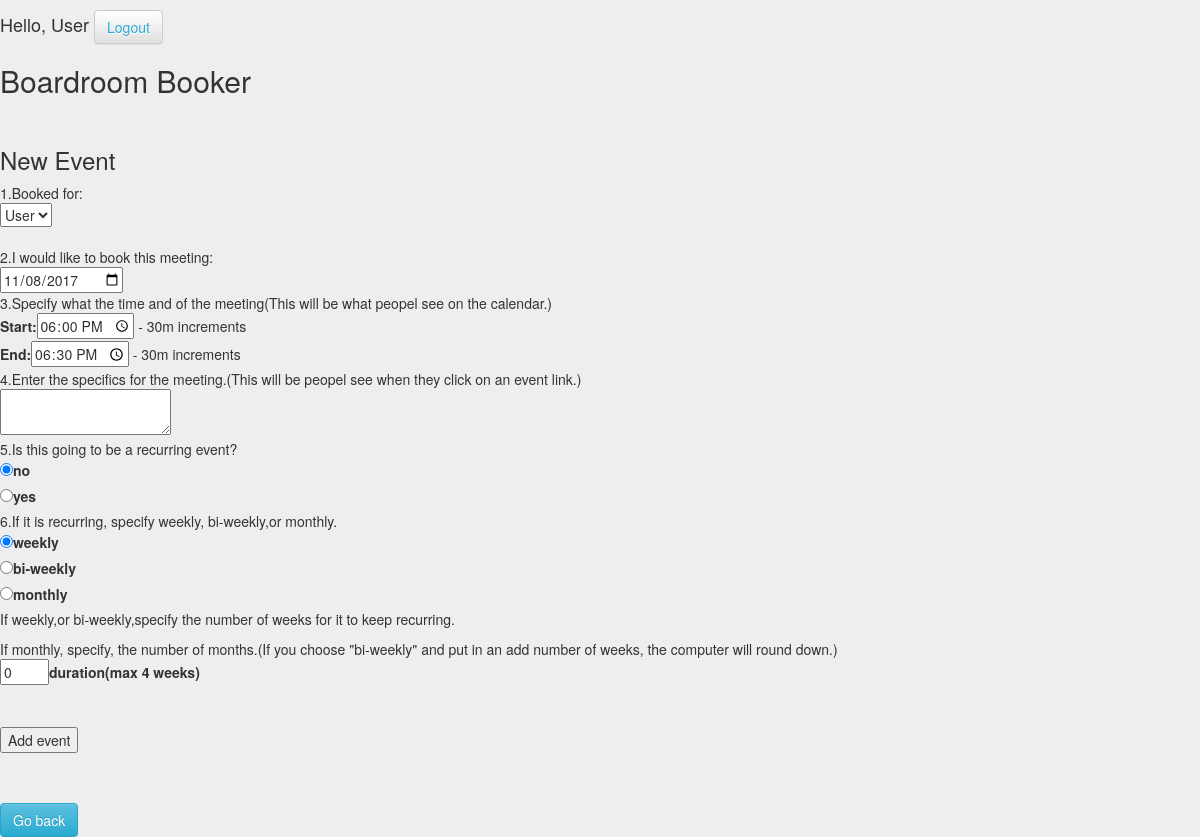
The page /index.php?c=bookit&a=index&room=2 (signed in) on the database its author committed.
### tables this page shows
CREATE TABLE `users` (
  `users_id` int(11) NOT NULL,
  `users_name` varchar(255) NOT NULL,
  `users_login` varchar(255) NOT NULL,
  `users_password` varchar(255) NOT NULL,
  `users_role` int(11) NOT NULL DEFAULT '0' COMMENT '1 - admin, 0 - user'
);

### controllers/BookitController.php (called while the page is built, shortened)
<?php
class BookitController extends BaseController{
    public function index(){
        $currentRoom = (!isset($_GET["room"])) ? 1 : $_GET["room"];
        $user = Employeelist::model()->find($_SESSION['userId']);
        $users = Employeelist::model()->findAll();
        $dateNow = date("Y-m-d", strtotime("now"));
        $timeStart = date("H:00", strtotime("+1 hour"));
        $timeEnd = date("H:30", strtotime("+1 hour"));
        $form = [
            "user" => 0,
            "date" => $dateNow,
            "start" => $timeStart,
            "end" => $timeEnd,
            "description" => "",
            "recurring" => 0,
            "specify" => 1,
            "duration" => 0,
            "errors" => [],
            "room" => $currentRoom
        ];
        $this->render("index", [
            "user"=> $user,
            "users"=>$users,
            "form" => $form
        ]);
    }
}

### index.php (called while the page is built, shortened)
<?php
include("config/config.php");
include("libraries/autoloader.php");
$app = new App($config);
$app->start();

### models/Models.php (called while the page is built, shortened)
<?php
abstract class Models{
    protected $db;
    private static  $_models = [];
    public function __construct(){
        $this->db = App::$db;
    }
    public static function model($className = __CLASS__){
        if(isset(self::$_models[$className])){
            return self::$_models[$className];
        }else{
            self::$_models[$className] = new $className();
            return self::$_models[$className];
        }
    }
    public function find($id){
        $sql = "select * from ".$this->getTableName()." where ".$this->getTableName()."_id = ?";
        $sql = $this->db->prepare($sql);
        $sql->execute(array($id));
        $sqlResult = $sql->fetch(PDO::FETCH_ASSOC);
        if($sqlResult){
            return $this;
        }else{
            return null;
        }
    }
}

### models/Employeelist.php (called while the page is built, shortened)
<?php
class Employeelist extends Models{
    public function getTableName(){
        return "users";
    }
    public static function model($className = __CLASS__){
        return parent::model($className);
    }
}

### libraries/autoloader.php (called while the page is built, shortened)
<?php
if(!function_exists("LibLoader")){
    function LibLoader($class){
        $class = strtolower($class);
        $filePath = __DIR__."/".$class.".php";
    }
}
if(!function_exists("LibControllers")){
    function LibControllers($class){
        $class = ucfirst($class);
        $filePath = __DIR__."/../controllers/".$class.".php";
    }
}
if(!function_exists("LibModels")){
    function LibModels($class){
        $class = ucfirst($class);
        $filePath = __DIR__."/../models/".$class.".php";
    }
}

### views/bookit/index.php (the view, shortened to what this page needs)
<h2>Boardroom Booker</h2>
<form action="index.php?c=bookit&a=index&room=<?= $form["room"] ?>" method="post">
    <div id="errors">
        <br>
    </div>
    <h3>New Event</h3>
    1.Booked for:<br>
    <select name="user">
        <? if ($user->users_name == 'Admin') {
            foreach ($users as $key => $value) { ?>
                <option value="<?= $value['users_id'] ?>" <?= ($value["users_id"] == $form["user"]) ? "selected" : "" ?>><?= $value['users_name'] ?></option>
            <? }
        } else { ?>
            <option value="<?= $user->users_id ?>"><?= $user->users_name ?></option>
        <? } ?>
    </select><br><br>
    2.I would like to book this meeting:<br>
    <input type=date min=<?= $form["date"] ?> name="date" value="<?= $form["date"] ?>"><br>
    3.Specify what the time and of the meeting(This will be what peopel see on the calendar.) <br>
    <label>Start: </label><input type=time step=1800 name="start" value="<?= $form["start"] ?>"> - 30m increments<br>
    <label>End: </label><input type=time step=1800 name="end" value="<?= $form["end"] ?>"> - 30m increments<br>
    4.Enter the specifics for the meeting.(This will be peopel see when they click on an event link.)<br>
    <textarea name="description"><?= $form["description"] ?></textarea><br>
    5.Is this going to be a recurring event?<br>
    <input type="radio" name="recurring" <?= ($form["recurring"] == 0) ? "checked" : "" ?>
           value="0"><label>no</label><br>
    <input type="radio" name="recurring" <?= ($form["recurring"] == 1) ? "checked" : "" ?>
           value="1"><label>yes</label><br>
    6.If it is recurring, specify weekly, bi-weekly,or monthly.<br>
    <input type="radio" name="specify" <?= ($form["specify"] == 1) ? "checked" : "" ?>
           value="1"><label>weekly</label><br>
    <input type="radio" name="specify" <?= ($form["specify"] == 2) ? "checked" : "" ?>
           value="2"><label>bi-weekly</label><br>
    <input type="radio" name="specify" <?= ($form["specify"] == 3) ? "checked" : "" ?>
           value="3"><label>monthly</label><br>
    <p>If weekly,or bi-weekly,specify the number of weeks for it to keep recurring.</p> If monthly, specify,
    the number of months.(If you choose "bi-weekly" and put in an add number of weeks, the computer will round
    down.)<br>
    <input type="number" name="duration" value="<?= $form["duration"] ?>" max="4" min="0"><label>duration(max 4 weeks)</label><br>
    <br><br>
    <p><input type="submit" value="Add event"></p>
</form>

### css/main.css (style rules this page uses)
body { background: #eee !important; }

### rows shown on the page
users: user "User", users_role "☑", duration "0"

### other values the page prints
$_SESSION["authName"] "User"
